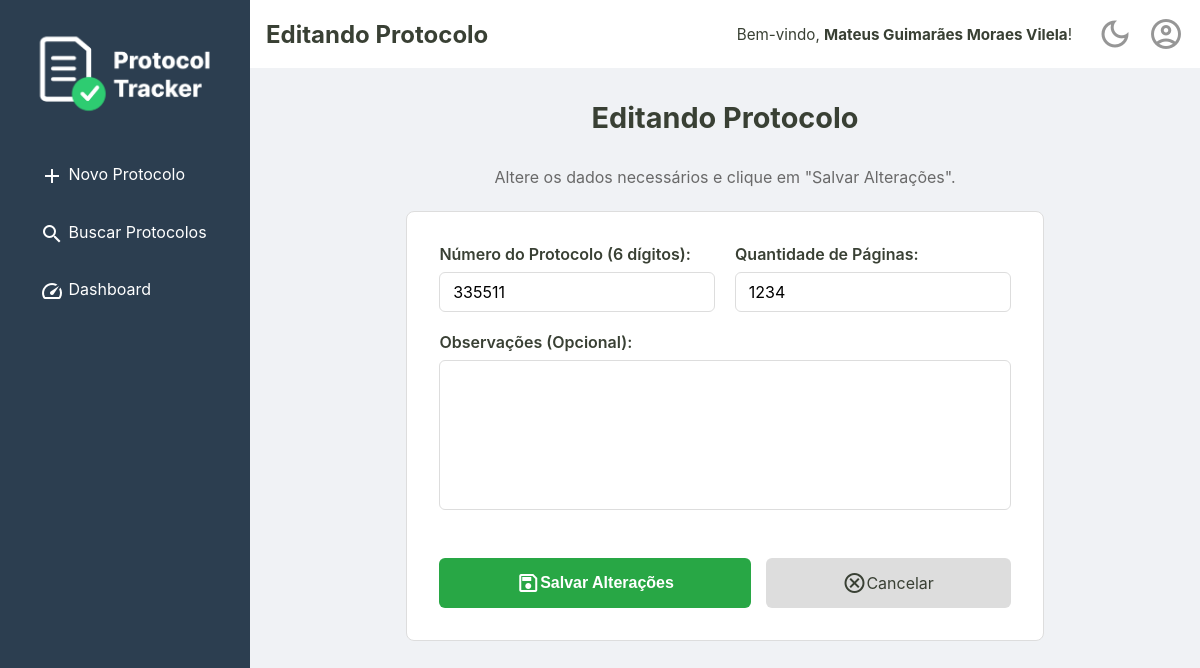
/editar?id=7626f96e-10a9-4f4b-a466-56e0128f8a66 (signed in), run on the app's committed database.
### tables this page shows
CREATE TABLE usuarios (
    id INTEGER PRIMARY KEY,
    nome TEXT NOT NULL,
    email TEXT NOT NULL UNIQUE,
    cpf TEXT NOT NULL UNIQUE,
    senha TEXT NOT NULL,
    criado_em TEXT NOT NULL,
    ativo INTEGER NOT NULL DEFAULT 1
  );

CREATE TABLE protocolos (
    id TEXT PRIMARY KEY,
    id_usuario INTEGER NOT NULL,
    numero TEXT NOT NULL UNIQUE,
    quantidade_paginas INTEGER NOT NULL,
    observacoes TEXT,
    criado_em TEXT NOT NULL,
    alterado_em TEXT,
    deletado_em TEXT,
    FOREIGN KEY (id_usuario) REFERENCES usuarios (id)
  );

### src/Controller/WebController.php (called while the page is built, shortened)
<?php
class WebController {
    public function exibirFormularioEdicao()
    {
        $id = $_GET['id'] ?? null;
        $protocolo = $this->repositorio->buscaPorId($id);
        $tituloDaPagina = "Editando Protocolo";
        $idUsuario = $_SESSION['usuario_logado_id'] ?? null;
        $usuarioLogado = $idUsuario ? $this->usuarioRepository->buscaPorId($idUsuario) : null;
        require __DIR__ . '/../../templates/editar.php';
    }
}

### src/Repository/UsuarioRepository.php (called while the page is built, shortened)
<?php
final class UsuarioRepository
{
    private PDO $connection;
    public function __construct(PDO $connection)
    {
        $this->connection = $connection;
    }
    public function buscaPorId(int $id): ?Usuario
    {
        $sqlQuery = "SELECT * FROM usuarios WHERE id = :id;";
        $stmt = $this->connection->prepare($sqlQuery);
        $stmt->bindValue(':id', $id);
        $stmt->execute();
        $dadosUsuario = $stmt->fetch();
        return Usuario::fromArray($dadosUsuario);
    }
}

### src/Model/Usuario.php (called while the page is built, shortened)
<?php
class Usuario {
    public function nome(): string
    {
        return $this->nome;
    }
    public static function fromArray(array $dados): self
    {
        try {
            $data = new DateTimeImmutable($dados['criado_em']);
        } catch (Exception $e) {
            throw new Exception("Falha ao criar data a partir do valor: " . ($dados['criado_em'] ?? 'N/A'));
        }
        return new self(
            $dados['id'],
            $dados['nome'],
            $dados['email'],
            $dados['cpf'],
            $dados['senha'],
            $data,
            (bool) $dados['ativo']
        );
    }
}

### src/Repository/ProtocoloRepositorySql.php (called while the page is built, shortened)
<?php
final class ProtocoloRepositorySql implements ProtocoloRepositoryInterface
{
    private PDO $connection;
    public function __construct(PDO $connection)
    {
        $this->connection = $connection;
    }
    public function buscaPorId(string $id): ?Protocolo
    {
        $sqlQuery = "SELECT * FROM protocolos WHERE id = :id;";
        $stmt = $this->connection->prepare($sqlQuery);
        $stmt->bindValue(':id', $id);
        $stmt->execute();
        $protocolo = $stmt->fetch();
        return Protocolo::fromArray($protocolo);
    }
}

### src/Model/Protocolo.php (called while the page is built, shortened)
<?php
class Protocolo {
    public function numero(): string {
        return $this->numero;
    }
    public function paginas(): int {
        return $this->quantidade_paginas;
    }
    public static function fromArray(array $dados): self
    {
        try {
            $criado_em = new DateTimeImmutable($dados['criado_em']);
            $alterado_em = isset($dados['alterado_em']) ? new DateTimeImmutable($dados['alterado_em']) : null;
            $deletado_em = isset($dados['deletado_em']) ? new DateTimeImmutable($dados['deletado_em']) : null;
        } catch (Exception $e) {
            throw new Exception("Falha ao criar data");
        }
        return new self(
            $dados['id'],
            $dados['id_usuario'],
            $dados['numero'],
            $dados['quantidade_paginas'],
            $criado_em,
            $dados['observacoes'] ?? null,
            $alterado_em,
            $deletado_em
        );
    }
}

### templates/editar.php (the view, shortened to what this page needs)
<?php require __DIR__ . '/_partials/_header.php'; ?>
<div class="home-container">
        <h2><?= htmlspecialchars($tituloDaPagina) ?></h2>
        <p>Altere os dados necessários e clique em "Salvar Alterações".</p>
        <form action="/editar" method="post" class="protocolo-form">
            <div class="form-row">
                <div class="form-group">
                    <label for="numero">Número do Protocolo (6 dígitos):</label>
                    <input type="text" id="numero" name="numero" value="<?= htmlspecialchars($protocolo->numero()) ?>" required maxlength="6" pattern="\d{6}">
                </div>
                <div class="form-group">
                    <label for="paginas">Quantidade de Páginas:</label>
                    <input type="number" id="paginas" name="paginas" value="<?= htmlspecialchars($protocolo->paginas()) ?>" required min="1">
                </div>
            </div>
            <div class="form-group">
                <label for="observacoes">Observações (Opcional):</label>
                <textarea id="observacoes" name="observacoes" rows="3"></textarea>
            </div>
            <div class="form-actions-edit">
                <button type="submit" class="btn-salvar"><span class="material-icons-outlined"> save</span> Salvar Alterações</button>
                <a href="/busca" class="btn-cancelar"><span class="material-icons-outlined">cancel</span> Cancelar</a>
            </div>
        </form>
    </div>
<?php require __DIR__ . '/_partials/_footer.php'; ?>

### templates/_partials/_content-header.php (shortened to what this page needs)
<div class="content-header">
    <div class="header-title">
        <h2><?= isset($tituloDaPagina) ? htmlspecialchars($tituloDaPagina) : 'Página sem Título' ?></h2>
    </div>
    <div class="header-actions">
        <?php if (isset($usuarioLogado) && $usuarioLogado): ?>
            <div class="welcome-message">
                <span>Bem-vindo, <strong><?= htmlspecialchars($usuarioLogado->nome()) ?></strong>!</span>
            </div>
        <?php endif; ?>
        <a href="#" id="theme-toggle" class="action-icon" title="Mudar Tema">
            <span class="material-icons-outlined">dark_mode</span>
        </a>
        <div class="dropdown">
            <a href="#" id="user-menu-toggle" class="action-icon" title="Perfil do Usuário">
                <span class="material-icons-outlined">account_circle</span>
            </a>
        </div>
    </div>
</div>

### public/assets/css/style.css (style rules this page uses)
:root { --cor-fundo-sidebar: #2c3e50; --cor-fundo-sidebar-hover: #33465c; --cor-fontes-sidebar: #ffffff; --cor-fundo-header: #ffffff; --cor-bordas: #ddd; --cor-fundo-body: #f0f2f5; --cor-fontes-body: #394034; --cor-fundo-sidebar-active: #253547; --cor-fontes-sidebar-active: #007bff; --cor-bordas-focus: #80bdff; --cor-fontes-main-button: #ffffff; --cor-main-button: #28a745; --cor-fontes-cards: #696969; --cor-icones-header: #969696; --cor-icones-header-hover: #007bff; --cor-primaria-erro: #ff2c2c; }
* { margin: 0; padding: 0; box-sizing: border-box; }
body { font-family: -apple-system, BlinkMacSystemFont, 'Segoe UI', Roboto, 'Helvetica Neue', Arial, sans-serif; background-color: var(--cor-fundo-body); color: var(--cor-fontes-body); display: flex; flex-direction: column; min-height: 100vh; }
a { text-decoration: none; }
.content-header { width: 100%; margin: 0 auto 2rem auto; display: flex; justify-content: space-between; align-items: center; background-color: var(--cor-fundo-header); padding: 1rem; }
.header-actions { display: flex; align-items: center; gap: 15px; }
.action-icon { color: var(--cor-icones-header); transition: color 0.2s; display: flex; align-items: center; }
.action-icon .material-icons-outlined { font-size: 36px; }
.conteudo-principal h2, .conteudo-principal p { text-align: center; max-width: 800px; width: 100%; }
.conteudo-principal h2 { font-size: 1.8rem; color: var(--cor-fontes-body); margin-bottom: 2.0rem; align-self: center; }
.conteudo-principal p { margin-bottom: 1.5rem; color: var(--cor-fontes-cards); }
.protocolo-form { max-width: 800px; width: 100%; background-color: var(--cor-fundo-header); padding: 2rem; border-radius: 8px; border: 1px solid var(--cor-bordas); margin: 0 auto; display: flex; flex-direction: column; gap: 20px; }
.form-row { display: flex; gap: 20px; }
.form-group { flex-grow: 1; }
.form-group label { width: 100%; display: block; font-weight: 600; margin-bottom: 0.5rem; }
.form-group input[type="text"], .form-group input[type="number"], .form-group input[type="email"], .form-group input[type="password"], .form-group textarea { width: 100%; height: 40px; padding: 0.8rem; border: 1px solid var(--cor-bordas); border-radius: 6px; font-size: 1rem; font-family: inherit; transition: border-color 0.2s, box-shadow 0.2s; }
.form-group textarea { min-height: 150px; }
textarea { resize: none; }
.material-icons-outlined { vertical-align: middle; }
.form-actions-edit { display: flex; gap: 15px; margin-top: 1.5rem; }
.btn-salvar, .btn-cancelar { display: inline-flex; justify-content: center; align-items: center; flex-grow: 1; padding: 0.8rem 1.5rem; font-size: 1rem; border: none; border-radius: 6px; cursor: pointer; transition: background-color 0.2s; text-decoration: none; }
.btn-salvar { background-color: var(--cor-main-button); color: var(--cor-fontes-main-button); font-weight: bold; }
.btn-cancelar { background-color: var(--cor-bordas); color: var(--cor-fontes-body); }
.dropdown { position: relative; display: inline-block; }
.header-actions .welcome-message { color: var(--cor-fontes-body); font-size: 0.95rem; margin-right: 10px; white-space: nowrap; }

### data on the page
usuarios: nome "Mateus Guimarães Moraes Vilela"
protocolos: numero "335511", paginas "1234"

### other printed values
$tituloDaPagina "Editando Protocolo"
